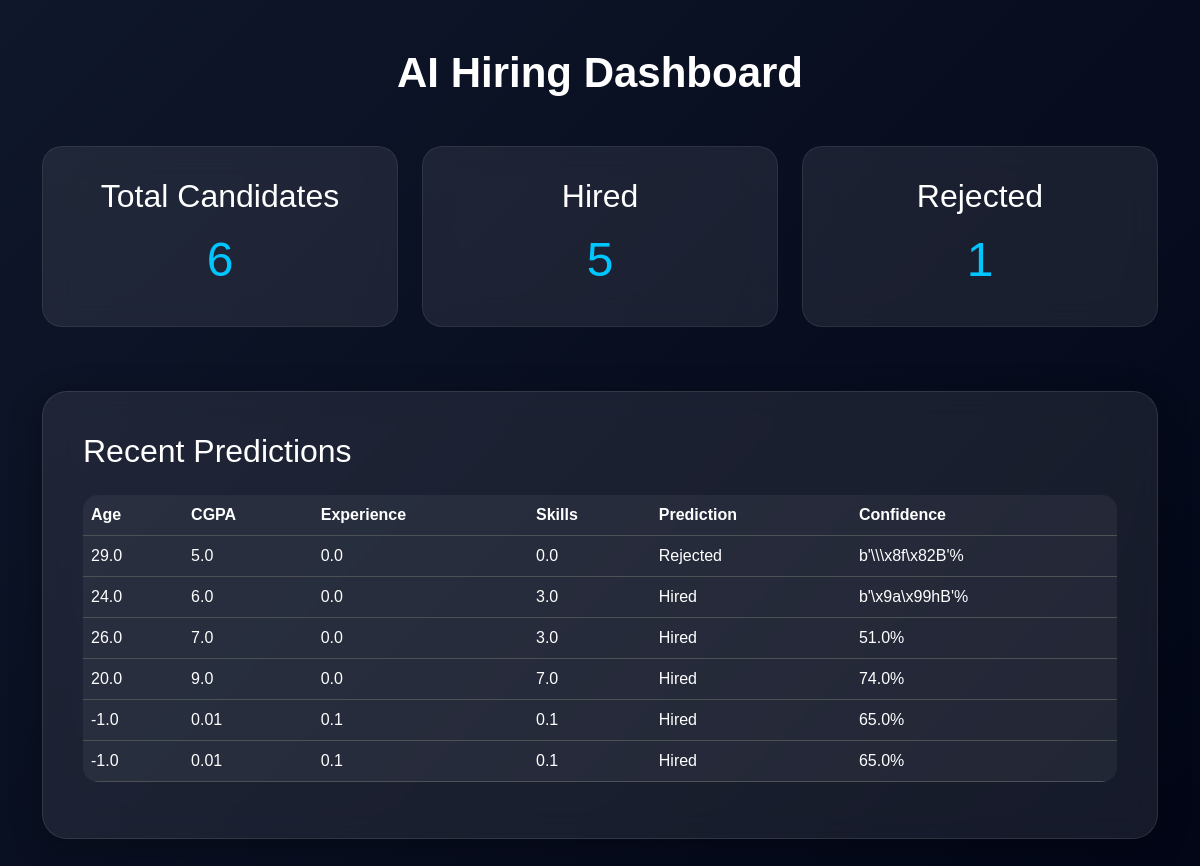
/dashboard, run on the app's committed database.
### tables this page shows
CREATE TABLE candidates (

    id INTEGER PRIMARY KEY AUTOINCREMENT,

    age REAL,
    cgpa REAL,
    experience_years REAL,
    skills_score REAL,

    prediction TEXT,
    confidence REAL
);

### app.py (the view)
@app.route('/dashboard')
def dashboard():
    cursor.execute(
        "SELECT COUNT(*) FROM candidates"
    )
    total_candidates = cursor.fetchone()[0]
    cursor.execute(
        "SELECT COUNT(*) FROM candidates WHERE prediction='Hired'"
    )
    hired_candidates = cursor.fetchone()[0]
    cursor.execute(
        "SELECT COUNT(*) FROM candidates WHERE prediction='Rejected'"
    )
    rejected_candidates = cursor.fetchone()[0]
    cursor.execute(
        '''
        SELECT

            age,
            cgpa,
            experience_years,
            skills_score,
            prediction,
            confidence

        FROM candidates

        ORDER BY id DESC

        LIMIT 10
        '''
    )
    recent_candidates = cursor.fetchall()
    return render_template(
        'dashboard.html',
        total_candidates=total_candidates,
        hired_candidates=hired_candidates,
        rejected_candidates=rejected_candidates,
        recent_candidates=recent_candidates
    )

### templates/dashboard.html (shortened to what this page needs)
<!DOCTYPE html>
<html lang="en">
<head>
    <link href="https://cdn.jsdelivr.net/npm/bootstrap@5.3.3/dist/css/bootstrap.min.css" rel="stylesheet">
    <link rel="stylesheet" href="{{ url_for('static', filename='css/style.css') }}">
</head>
<body>
<div class="container py-5">
    <h1 class="title text-center mb-5">
        AI Hiring Dashboard
    </h1>
    <div class="row mb-5">
        <div class="col-md-4 mb-3">
            <div class="dashboard-card">
                <h2>Total Candidates</h2>
                <h1>{{ total_candidates }}</h1>
            </div>
        </div>
        <div class="col-md-4 mb-3">
            <div class="dashboard-card">
                <h2>Hired</h2>
                <h1>{{ hired_candidates }}</h1>
            </div>
        </div>
        <div class="col-md-4 mb-3">
            <div class="dashboard-card">
                <h2>Rejected</h2>
                <h1>{{ rejected_candidates }}</h1>
            </div>
        </div>
    </div>
    <div class="glass-card">
        <h2 class="mb-4">
            Recent Predictions
        </h2>
        <div class="table-responsive">
            <table class="table table-dark table-hover">
                <thead>
                    <tr>
                        <th>Age</th>
                        <th>CGPA</th>
                        <th>Experience</th>
                        <th>Skills</th>
                        <th>Prediction</th>
                        <th>Confidence</th>
                    </tr>
                </thead>
                <tbody>
                    {% for candidate in recent_candidates %}
                    <tr>
                        <td>{{ candidate[0] }}</td>
                        <td>{{ candidate[1] }}</td>
                        <td>{{ candidate[2] }}</td>
                        <td>{{ candidate[3] }}</td>
                        <td>{{ candidate[4] }}</td>
                        <td>{{ candidate[5] }}%</td>
                    </tr>
                    {% endfor %}
                </tbody>
            </table>
        </div>
    </div>
</div>
</body>
</html>

### static/css/style.css (style rules this page uses)
* { margin: 0; padding: 0; box-sizing: border-box; transition: all 0.3s ease; }
html { scroll-behavior: smooth; }
body { font-family: Arial, sans-serif; background: linear-gradient(135deg, #0f172a, #020617); min-height: 100vh; color: white; overflow-x: hidden; }
.glass-card { background: rgba(255, 255, 255, 0.08); padding: 40px; border-radius: 25px; backdrop-filter: blur(15px); border: 1px solid rgba(255,255,255,0.1); box-shadow: 0 8px 32px rgba(0,0,0,0.3); }
.title { text-align: center; font-size: 42px; font-weight: bold; margin-bottom: 10px; }
.dashboard-card { background: rgba(255,255,255,0.08); padding: 30px; border-radius: 20px; text-align: center; backdrop-filter: blur(15px); border: 1px solid rgba(255,255,255,0.08); }
.dashboard-card h1 { font-size: 48px; margin-top: 15px; color: #00c6ff; }
.table { border-radius: 15px; overflow: hidden; }
.table-dark { --bs-table-bg: rgba(255,255,255,0.05); }

### data on the page
candidates: age "29.0", cgpa "5.0", experience_years "0.0", skills_score "0.0", prediction "Rejected", confidence "b'\\\\\\x8f\\x82B'"
candidates: age "24.0", cgpa "6.0", experience_years "0.0", skills_score "3.0", prediction "Hired", confidence "b'\\x9a\\x99hB'"
candidates: age "26.0", cgpa "7.0", experience_years "0.0", skills_score "3.0", prediction "Hired", confidence "51.0"
candidates: age "20.0", cgpa "9.0", experience_years "0.0", skills_score "7.0", prediction "Hired", confidence "74.0"
candidates: age "-1.0", cgpa "0.01", experience_years "0.1", skills_score "0.1", prediction "Hired", confidence "65.0"
candidates: age "-1.0", cgpa "0.01", experience_years "0.1", skills_score "0.1", prediction "Hired", confidence "65.0"

### other printed values
{{ total_candidates }} "6"
{{ hired_candidates }} "5"
{{ rejected_candidates }} "1"
